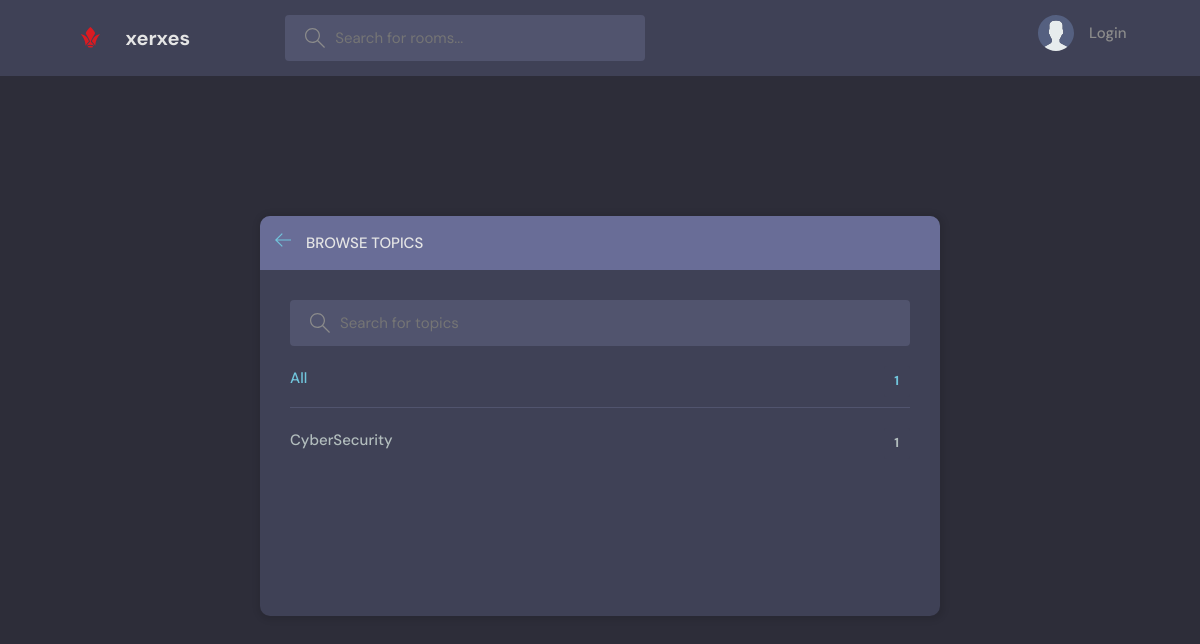
The page /topics/ on the database as committed earlier.
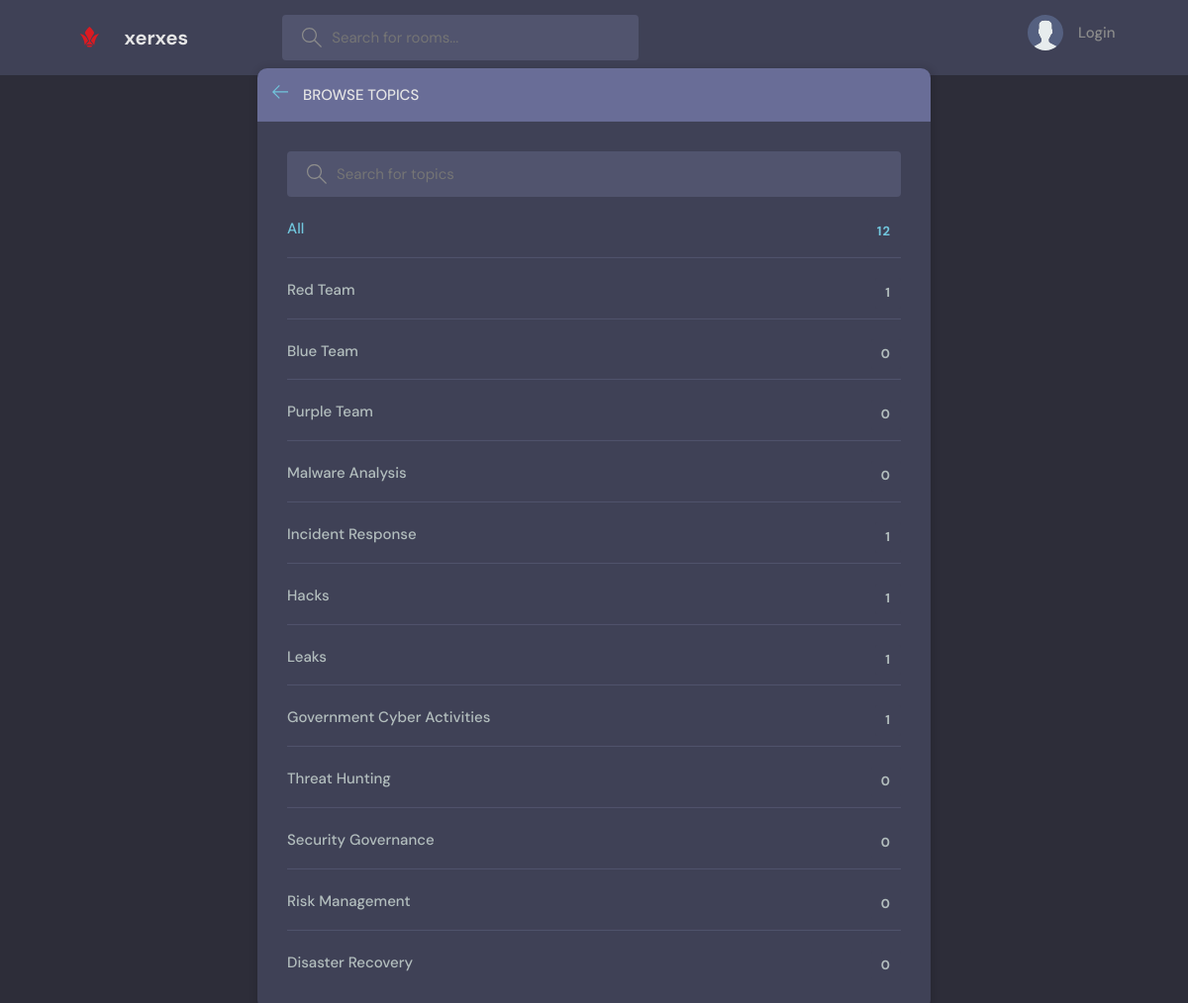
The same page on the database as committed later.
### base/models.py (models this page shows, shortened)
class Topic(models.Model):
    name = models.CharField(max_length=200)

### base/views.py (the view)
# urls.py: path('topics/', views.topicsPage, name="topics"),
def topicsPage(request):
    q = request.GET.get('q') if request.GET.get('q') != None else ''
    topics = Topic.objects.filter(name__icontains=q)
    return render(request, 'base/topics.html', {'topics': topics})

### base/templates/base/topics.html (shortened to what this page needs)
{% extends 'main.html' %}
{% block content %}
<main class="create-room layout">
  <div class="container">
    <div class="layout__box">
      <div class="layout__boxHeader">
        <div class="layout__boxTitle">
          <a href="{% url 'home' %}">
            <svg version="1.1" xmlns="http://www.w3.org/2000/svg" width="32" height="32" viewBox="0 0 32 32">
              <title>arrow-left</title>
              <path
                d="M13.723 2.286l-13.723 13.714 13.719 13.714 1.616-1.611-10.96-10.96h27.625v-2.286h-27.625l10.965-10.965-1.616-1.607z"
              ></path>
            </svg>
          </a>
          <h3>Browse Topics</h3>
        </div>
      </div>
      <div class="topics-page layout__body">
        <form action="" method="GET" class="header__search">
          <label>
            <input name="q" placeholder="Search for topics" />
          </label>
        </form>
        <ul class="topics__list">
          <li>
            <a href="{% url 'topics' %}" class="active">All <span>{{topics.count}}</span></a>
          </li>
          {% for topic in topics %}
          <li>
            <a href="{% url 'home' %}?q={{topic.name}}">{{topic.name}} <span>{{topic.room_set.all.count}}</span></a>
          </li>
          {% endfor %}
        </ul>
      </div>
    </div>
  </div>
</main>
{% endblock content %}

### templates/main.html (shortened to what this page needs)
<!DOCTYPE html>
{% load static %}
<html lang="en">
  <head>
    <link rel="stylesheet" href="{% static 'styles/style.css' %}" />
  </head>
  <body>
    {% include 'navbar.html' %}
    {% block content %}
    {% endblock %}
  </body>
</html>

### templates/navbar.html (shortened to what this page needs)
{% load static %}
<header class="header header--loggedIn">
    <div class="container">
      <a href="{% url 'home' %}" class="header__logo">
        <img src="{% static 'images/logo_red.svg' %}" />
        <h1>xerxes</h1>
      </a>
      <form class="header__search" method="GET" action="{% url 'home' %}">
        <label>
          <input name="q" placeholder="Search for rooms..." />
        </label>
      </form>
      <nav class="header__menu">
        {% if request.user.is_authenticated %}
        <div class="header__user">
          <a href="{% url 'user-profile' user.id %}">
            <div class="avatar avatar--medium active">
              <img src="{{request.user.avatar.url}}" />
            </div>
            <p>{{request.user.name}}<span>@{{request.user.username}}</span></p>
          </a>
          <button class="dropdown-button">
            <svg version="1.1" xmlns="http://www.w3.org/2000/svg" width="32" height="32" viewBox="0 0 32 32">
              <title>chevron-down</title>
              <path d="M16 21l-13-13h-3l16 16 16-16h-3l-13 13z"></path>
            </svg>
          </button>
        </div>
        {% else %}
        <a href="{% url 'login' %}">
          <img src="{% static 'images/avatar.svg' %}"/>
          <p>Login</p>
        </a>
        {% endif %}
      </nav>
    </div>
  </header>

### static/styles/style.css (style rules this page uses)
:root { --color-main: #71c6dd; --color-main-light: #e1f6fb; --color-dark: #3f4156; --color-dark-medium: #51546e; --color-dark-light: #696d97; --color-light: #e5e5e5; --color-gray: #8b8b8b; --color-light-gray: #b2bdbd; --color-bg: #2d2d39; --color-success: #5dd693; --color-error: #fc4b0b; }
* { font-family: "DM Sans", -apple-system, BlinkMacSystemFont, "Segoe UI", Roboto, Oxygen, Ubuntu, Cantarell, "Open Sans", "Helvetica Neue", sans-serif; margin: 0; padding: 0; box-sizing: border-box; text-rendering: optimizeLegibility; font-size: inherit; }
html { font-size: 56.25%; }
@media only screen and (min-width: 1200px) { html { font-size: 62.5%; } }
body { line-height: 1.6; font-weight: 400; font-size: 1.5rem; color: var(--color-light-gray); background-color: var(--color-bg); min-height: 100vh; }
img { width: 100%; }
a { display: inline-block; color: var(--color-main); text-decoration: none; }
.container { max-width: 120rem; width: 90%; margin: auto; }
.header { padding: 1.5rem; background-color: var(--color-dark); }
.header > .container { display: flex; gap: 9.5rem; }
.header__logo, .header__user { display: flex; gap: 2rem; align-items: center; }
.header__logo > img { height: 3.2rem; width: 3.2rem; }
.header__logo > h1 { font-weight: 700; font-size: 2rem; color: var(--color-light); }
.header__search > label { background-color: var(--color-dark-medium); padding: 1.3rem 1rem; display: flex; align-items: center; gap: 1rem; border-radius: 4px; }
.header__search svg { fill: var(--color-gray); width: 2rem; height: 2rem; margin-left: 1rem; }
.header__search input { width: 30rem; background: transparent; border: none; outline: none; color: var(--color-light); }
.header__menu { margin-left: auto; position: relative; }
.header__menu a { display: flex; gap: 1.5rem; align-items: center; font-weight: 500; text-decoration: none; color: var(--color-gray); }
.header__menu img { height: 3.6rem; }
.header__menu p { line-height: 1.2; }
.layout { margin-top: 2.4rem; }
.layout > .container { display: flex; justify-content: space-between; align-items: flex-start; }
.layout__box { width: 90%; max-width: 48rem; min-height: 40rem; position: absolute; top: 50%; left: 50%; transform: translate(-50%, -46%); background-color: var(--color-dark); border-radius: 1rem; box-shadow: 1px 1px 6px 3px rgba(0, 0, 0, 0.1); overflow: hidden; }
.layout__boxHeader { display: flex; padding: 1.5rem; background-color: var(--color-dark-light); }
.layout__boxTitle { display: flex; gap: 1.5rem; align-items: center; }
.layout__boxTitle h3 { text-transform: uppercase; font-weight: 500; color: var(--color-light); }
.layout__boxTitle svg { width: 1.6rem; height: 1.6rem; fill: var(--color-main); }
.layout__body { margin: 3rem; }
.topics__list { list-style: none; }
.topics__list li a { display: flex; justify-content: space-between; margin-bottom: 3rem; font-weight: 500; color: var(--color-light-gray); transition: all 0.3s ease-in-out; }
.topics__list li a.active, .topics__list li a:hover { color: var(--color-main); }
.topics__list li a span { padding: 0.5rem 1rem; background-color: var(--color-dark); border-radius: 3px; font-size: 1.3rem; font-weight: 700; letter-spacing: 1px; }
.topics-page .topics__list li:not(:last-child) a { margin: 2rem 0; padding-bottom: 1rem; text-decoration: none; border-bottom: 1px solid var(--color-dark-medium); }
.topics-page .header__search { display: block; }
.create-room.layout .layout__box { max-width: 68rem; }

Rows that differ between the two databases and show on the page:
removed Topic: name "CyberSecurity", room_set.all.count "1"
added Topic: name "Red Team", room_set.all.count "1"
added Topic: name "Blue Team", room_set.all.count "0"
added Topic: name "Purple Team", room_set.all.count "0"
added Topic: name "Malware Analysis", room_set.all.count "0"
added Topic: name "Incident Response", room_set.all.count "1"
added Topic: name "Hacks", room_set.all.count "1"
added Topic: name "Leaks", room_set.all.count "1"
added Topic: name "Government Cyber Activities", room_set.all.count "1"
added Topic: name "Threat Hunting", room_set.all.count "0"
added Topic: name "Security Governance", room_set.all.count "0"
added Topic: name "Risk Management", room_set.all.count "0"
added Topic: name "Disaster Recovery", room_set.all.count "0"
Other text that changed with them:
{{ topics.count }}: "1" → "12"
